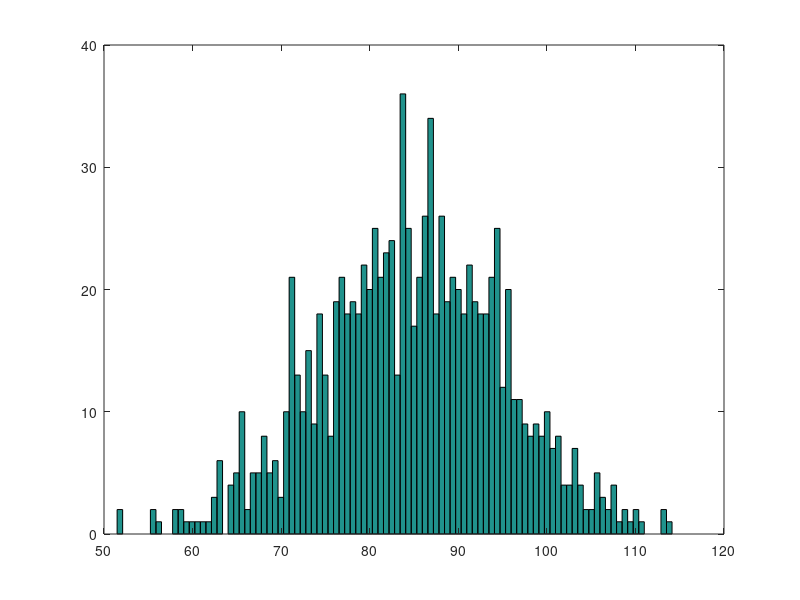
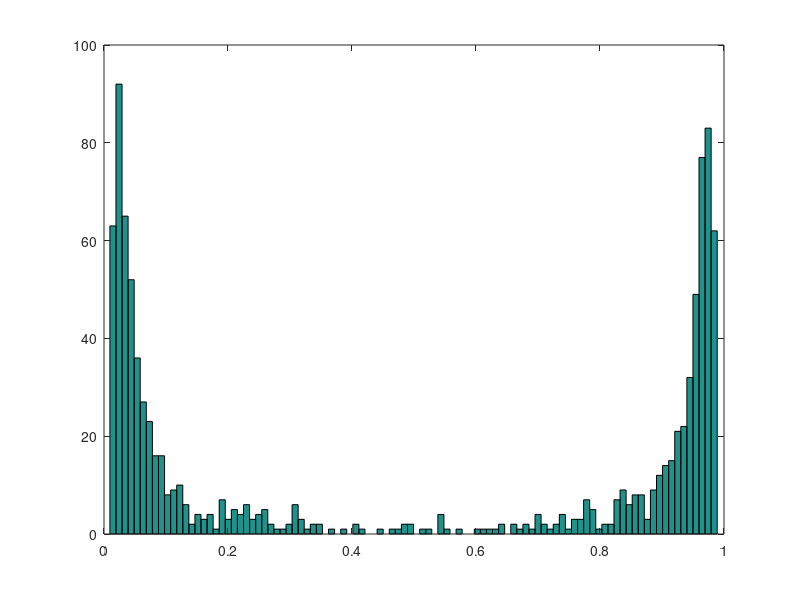

Reproduce these figures in MATLAB, in order.
close all;clc;clear;

mu=85;
sigma=10;
N=1000;
x=normrnd(mu,sigma,1,N);

hist(x,100);

%y=1./(1+exp(-x+85));
y=atan(x-85)./pi+0.5;

figure
hist(y,100)